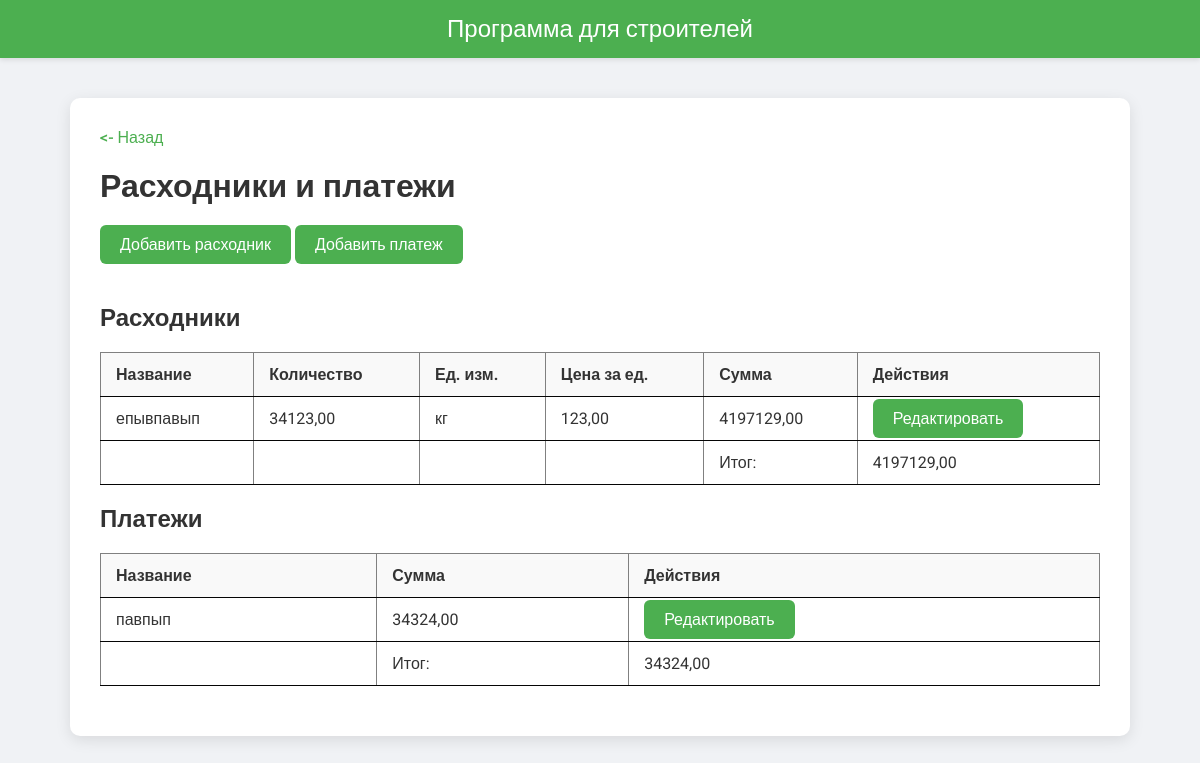
Screenshot of /consumables/2/ with the database file from the repository.
### program/models.py (models this page shows)
class Сonsumables(models.Model):
    UNIT_CHOICES = [
        ('kg', 'Кг'),
        ('pcs', 'Шт'),
        ('l', 'Л'),
        ('m3', 'М³'),
        ('m', 'Метр'),
    ]
    title = models.CharField(max_length=255)
    count = models.DecimalField(max_digits=30, decimal_places=2)
    prise = models.DecimalField(max_digits=30, decimal_places=2)
    amount = models.DecimalField(max_digits=30, decimal_places=2)
    unit = models.CharField(max_length=10, choices=UNIT_CHOICES, default='pcs')
    day = models.ForeignKey(Day, on_delete=models.CASCADE)

class Payment(models.Model):
    name = models.CharField(max_length=255)
    amount = models.DecimalField(max_digits=30, decimal_places=2)
    day = models.ForeignKey(Day, on_delete=models.CASCADE)

### program/views.py (the view)
# urls.py: path('consumables/<int:_id>/', views.consumables, name='consumables'),
def consumables(request, _id):
    day = Day.objects.select_related('order').get(pk=_id)
    consum = Сonsumables.objects.filter(day=_id)
    paym = Payment.objects.filter(day=_id)
    amount_total_consum = sum(c.amount for c in consum)
    amount_total_paym = sum(p.amount for p in paym)
    return render(request, 'program/consumables.html', {
        'paym': paym,
        'consum': consum,
        'amount_consum': amount_total_consum,
        'amount_paym': amount_total_paym,
        'id': _id,
        'order_id': day.order.pk
    })

### program/templates/program/consumables.html (shortened to what this page needs)
<!DOCTYPE html>
<html lang="ru">
<head>
</head>
<body>
<header>Программа для строителей</header>
<div class="container">
<a href="{% url 'day' _id=order_id %}" class="back-link"><- Назад</a>
<h1>Расходники и платежи</h1>
<a href="{% url 'add_consumables' _id=id %}" class="btn add-btn">Добавить расходник</a>
<a href="{% url 'add_payment' _id=id %}" class="btn add-btn">Добавить платеж</a>
<h2>Расходники</h2>
<table border="1">
<tr>
<th>Название</th>
<th>Количество</th>
<th>Ед. изм.</th>
<th>Цена за ед.</th>
<th>Сумма</th>
<th>Действия</th>
</tr>
{% for c in consum %}
<tr>
<td>{{ c.title }}</td>
<td>{{ c.count }}</td>
<td>{{ c.unit }}</td>
<td>{{ c.prise }}</td>
<td>{{ c.amount }}</td>
<td><a href="{% url 'edit_consumables' _id=c.id %}" class="btn">Редактировать</a></td>
</tr>
{% endfor %}
<tr>
<td></td>
<td></td>
<td></td>
<td></td>
<td>Итог:</td>
<td>{{ amount_consum }}</td>
</tr>
</table>
<h2>Платежи</h2>
<table border="1">
<tr>
<th>Название</th>
<th>Сумма</th>
<th>Действия</th>
</tr>
{% for p in paym %}
<tr>
<td>{{ p.name }}</td>
<td>{{ p.amount }}</td>
<td><a href="{% url 'edit_payment' _id=p.id %}" class="btn">Редактировать</a></td>
</tr>
{% endfor %}
<tr>
<td></td>
<td>Итог:</td>
<td>{{ amount_paym }}</td>
</tr>
</table>
</div>
</body>
</html>

### program/templates/program/consumables.html (style rules this page uses)
body { font-family:'Roboto',sans-serif;background:#f0f2f5;margin:0;color:#333; }
header { background:#4CAF50;color:white;text-align:center;padding:15px 0;font-size:24px;box-shadow:0 2px 5px rgba(0,0,0,0.1); }
.container { max-width:1000px;margin:40px auto;background:white;padding:30px;border-radius:10px;box-shadow:0 4px 15px rgba(0,0,0,0.1); }
h1 { margin-top:0;margin-bottom:20px; }
table { width:100%;border-collapse:collapse;margin-bottom:20px; }
th, td { padding:12px 15px;border-bottom:1px solid #050505;text-align:left; }
th { background:#f9f9f9; }
.btn { background:#4CAF50;color:white;padding:10px 20px;border:none;border-radius:6px;cursor:pointer;text-decoration:none; }
.add-btn { margin-bottom:20px; display:inline-block; }
.back-link { display:inline-block;margin-bottom:20px;color:#4CAF50;font-weight:500;text-decoration:none; }

### rows the page displays
Сonsumables: title "епывпавып", count "34123,00", unit "кг", prise "123,00", amount "4197129,00"
Payment: name "павпып", amount "34324,00"

### other values shown
{{ amount_consum }} "4197129,00"
{{ amount_paym }} "34324,00"
